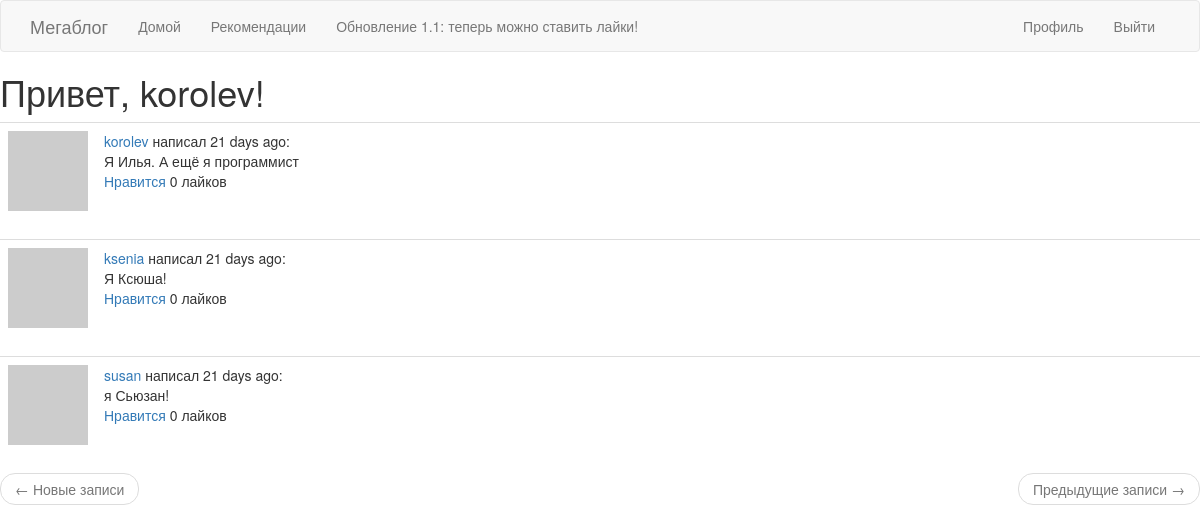
The page /explore (signed in) on the database as committed earlier.
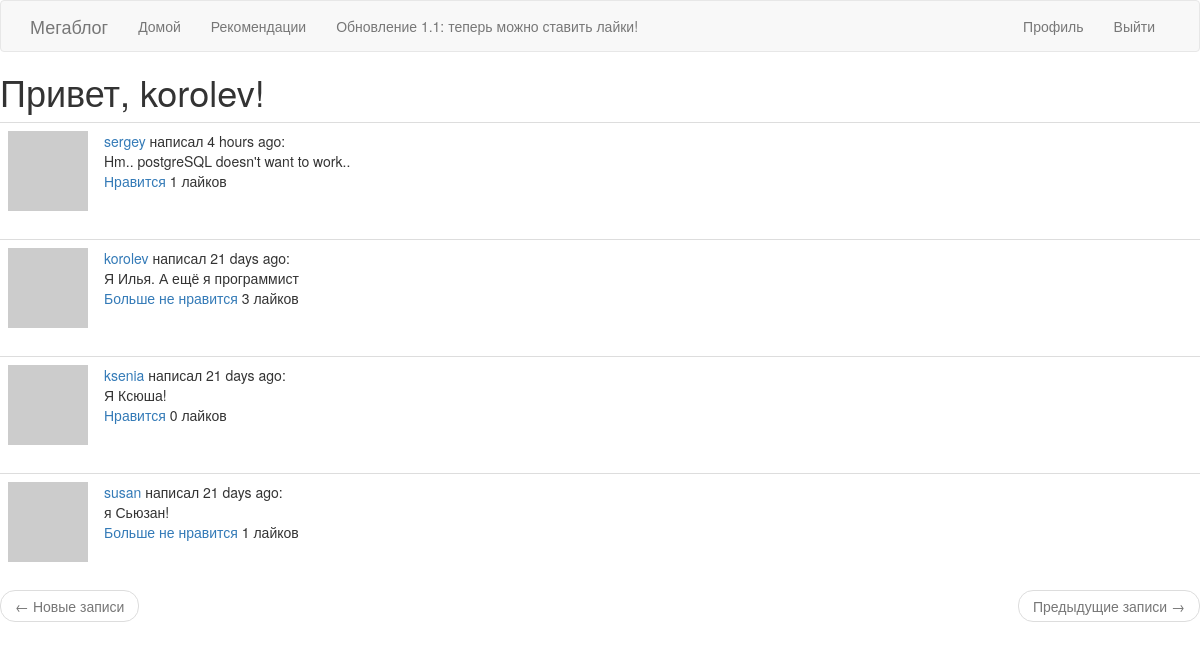
The same page on the database as committed later.
### app/models.py (models this page shows, shortened)
class Post(db.Model):
    id = db.Column(db.Integer, primary_key=True)
    body = db.Column(db.String(140))
    timestamp = db.Column(db.DateTime, index=True, default=datetime.utcnow)
    user_id = db.Column(db.Integer, db.ForeignKey('user.id'))
    likes = db.relationship('PostLike', backref='post', lazy='dynamic')

class User(UserMixin, db.Model):
    id = db.Column(db.Integer, primary_key=True)
    username = db.Column(db.String(64), index=True, unique=True)
    email = db.Column(db.String(120), index=True, unique=True)
    password_hash = db.Column(db.String(128))
    posts = db.relationship('Post', backref='author', lazy='dynamic')
    about_me = db.Column(db.String(140))
    last_seen = db.Column(db.DateTime, default=datetime.utcnow)
    followed = db.relationship(
        'User', secondary=followers,
        primaryjoin=(followers.c.follower_id == id),
        secondaryjoin=(followers.c.followed_id == id),
        backref=db.backref('followers', lazy='dynamic'), lazy='dynamic')
    liked = db.relationship(
        'PostLike',
        foreign_keys='PostLike.user_id',
        backref='user', lazy='dynamic')
    def avatar(self, size):
        digest = md5(self.email.lower().encode('utf-8')).hexdigest()
        return 'https://www.gravatar.com/avatar/{}?d=identicon&s={}'.format(
            digest, size)
    def has_liked_post(self, post):
        return PostLike.query.filter(
            PostLike.user_id == self.id,
            PostLike.post_id == post.id).count() > 0

### app/routes.py (the view)
@app.route('/explore')
@login_required
def explore():
    page = request.args.get('page', 1, type=int)
    posts = Post.query.order_by(Post.timestamp.desc()).paginate(
        page, app.config['POSTS_PER_PAGE'], False)
    next_url = url_for('index', page=posts.next_num) \
        if posts.has_next else None
    prev_url = url_for('index', page=posts.prev_num) \
        if posts.has_prev else None
    return render_template('index.html', title='Explore', posts=posts.items,
                            next_url=next_url, prev_url=prev_url)

### app/models.py (called while the page is built)
@login.user_loader
def load_user(id):
    return User.query.get(int(id))

### app/routes.py (called while the page is built)
@app.before_request
def before_request():
    if current_user.is_authenticated:
        current_user.last_seen = datetime.utcnow()
        db.session.commit()

### app/templates/index.html (shortened to what this page needs)
{% extends "base.html" %}
{% block content %}
    <h1>Привет, {{ current_user.username }}!</h1>
    {% for post in posts %}
        {% include '_post.html' %}
    {% endfor %}
    <nav aria-label="...">
        <ul class="pager">
            <li class="previous{% if not prev_url %} disabled{% endif %}">
                <a href="{{ prev_url or '#' }}">
                    <span aria-hidden="true">&larr;</span> Новые записи
                </a>
            </li>
            <li class="next{% if not next_url %} disabled{% endif %}">
                <a href="{{ next_url or '#' }}">
                    Предыдущие записи <span aria-hidden="true">&rarr;</span>
                </a>
            </li>
        </ul>
    </nav>
{% endblock %}

### app/templates/_post.html
<table class="table table-hover">
    <tr>
        <td width="70px">
            <a href="{{ url_for('user', username=post.author.username) }}">
                <img src="{{ post.author.avatar(70) }}" />
            </a>
        </td>
        <td>
            <a href="{{ url_for('user', username=post.author.username) }}">
                {{ post.author.username }}
            </a>
            написал {{ moment(post.timestamp).fromNow() }}:
            <br>
            {{ post.body }}
            <br>
            {% if current_user.has_liked_post(post) %}
                <a href="{{ url_for('like_action', post_id=post.id, action='unlike') }}">Больше не нравится</a>
            {% else %}
                <a href="{{ url_for('like_action', post_id=post.id, action='like') }}">Нравится</a>
            {% endif %}
            {{ post.likes.count() }} лайков
        </td>
    </tr>
</table>

Rows that differ between the two databases and show on the page:
added Post: author.username "sergey", timestamp "4 hours ago", body "Hm.. postgreSQL doesn't want to work..", likes.count "1"
computed for Post "Я Илья. А ещё я программист": likes.count "0" → "3"; text "Нравится" → "Больше не нравится"
computed for Post "я Сьюзан!": likes.count "0" → "1"; text "Нравится" → "Больше не нравится"
